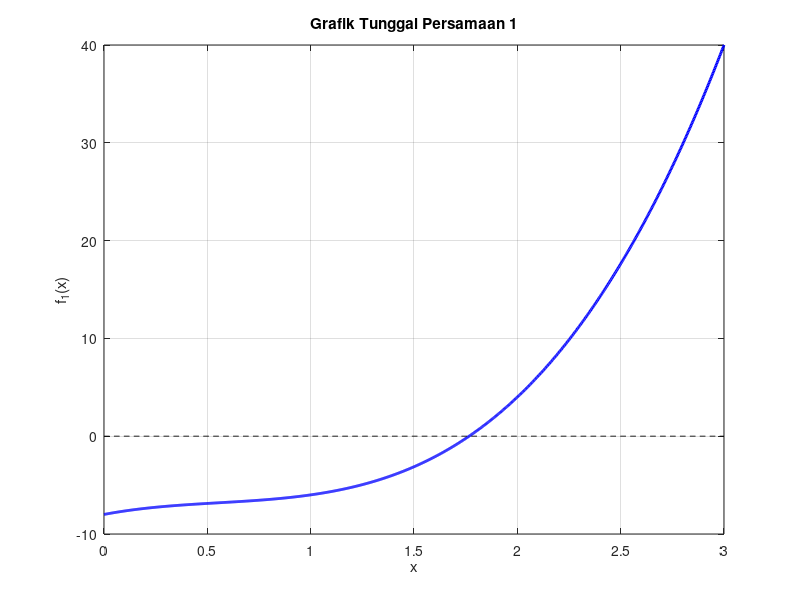
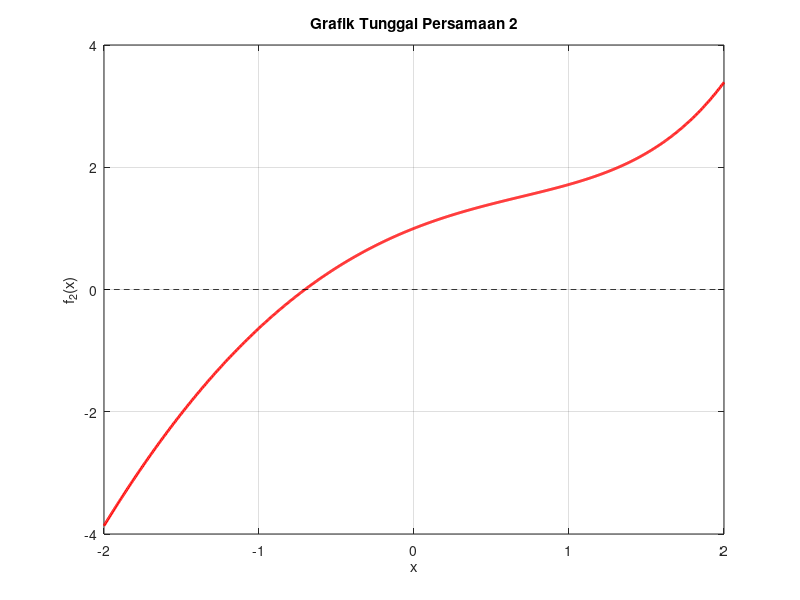
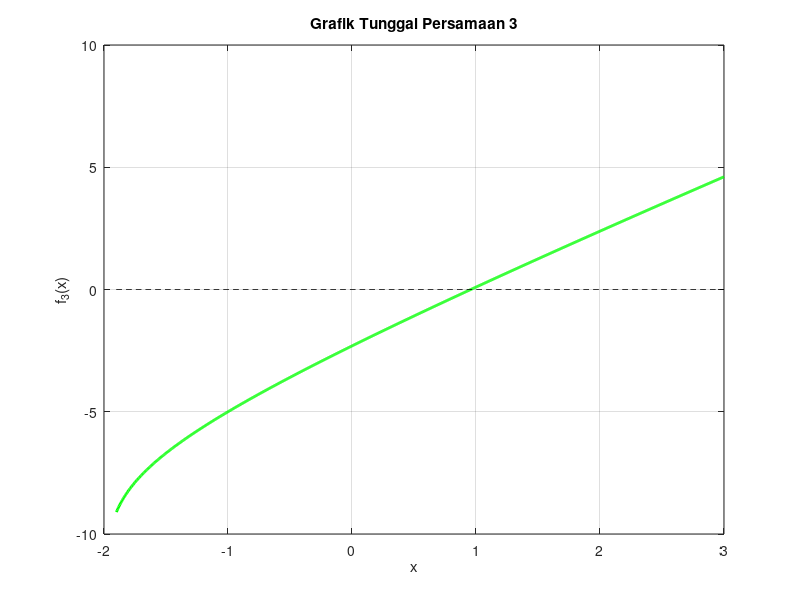

Here is the MATLAB script that generated these plots, in order:
#L0325031_Nabila Salma Az Zahra

% Fungsi nonlinear
f1 = @(x) 3*x.^3 - 5*x.^2 + 4*x - 8;
f2 = @(x) exp(x) - x.^2;
f3 = @(x) log(x+2) + 2*x - 3;

% Rentang nilai x
x1 = linspace(0, 3, 1000);
x2 = linspace(-2, 2, 1000);
x3 = linspace(-1.9, 3, 1000);

% Menghitung running time
tic;

y1 = f1(x1);
y2 = f2(x2);
y3 = f3(x3);

waktu = toc;

% Grafik persamaan pertama
figure(1);
plot(x1, y1, 'b-', 'LineWidth', 2);
hold on;
plot(x1, zeros(size(x1)), 'k--');
grid on;
xlabel('x');
ylabel('f_1(x)');
title('Grafik Tunggal Persamaan 1');

% Grafik persamaan kedua
figure(2);
plot(x2, y2, 'r-', 'LineWidth', 2);
hold on;
plot(x2, zeros(size(x2)), 'k--');
grid on;
xlabel('x');
ylabel('f_2(x)');
title('Grafik Tunggal Persamaan 2');

% Grafik persamaan ketiga
figure(3);
plot(x3, y3, 'g-', 'LineWidth', 2);
hold on;
plot(x3, zeros(size(x3)), 'k--');
grid on;
xlabel('x');
ylabel('f_3(x)');
title('Grafik Tunggal Persamaan 3');

fprintf('METODE GRAFIK TUNGGAL\n');
fprintf('Running time = %.10f detik\n', waktu);
